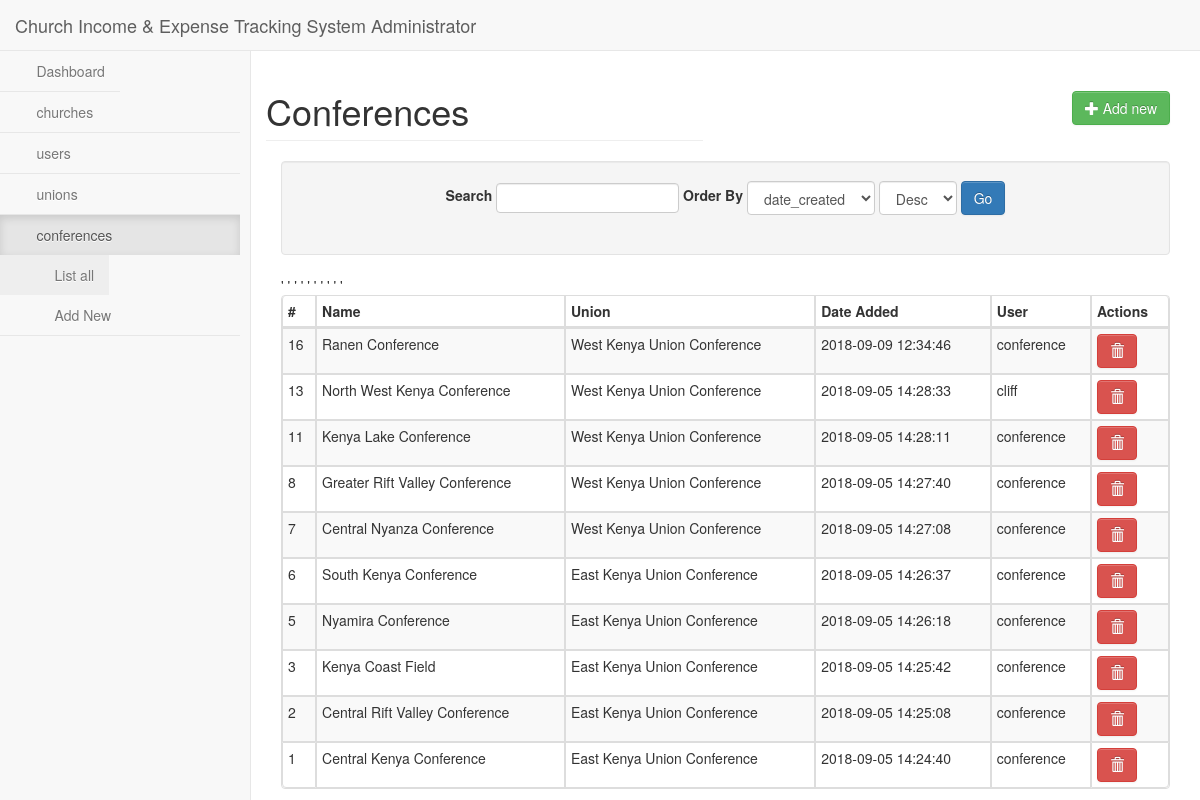
Screenshot of /coreadmin/conferences.php (signed in) with the database file from the repository.
### tables this page shows
CREATE TABLE `conference` (
  `id` int(11) NOT NULL AUTO_INCREMENT,
  `user_id` int(11) DEFAULT NULL,
  `conf_name` varchar(255) NOT NULL,
  `date_created` timestamp NOT NULL DEFAULT CURRENT_TIMESTAMP,
  `date_updated` timestamp NOT NULL DEFAULT CURRENT_TIMESTAMP ON UPDATE CURRENT_TIMESTAMP,
  `union_id` int(11) DEFAULT NULL,
  PRIMARY KEY (`id`),
  KEY `user_id` (`user_id`),
  KEY `union_id` (`union_id`),
  CONSTRAINT `conference_ibfk_1` FOREIGN KEY (`user_id`) REFERENCES `users` (`id`),
  CONSTRAINT `conference_ibfk_2` FOREIGN KEY (`union_id`) REFERENCES `union_mission` (`id`)
);

CREATE TABLE `union_mission` (
  `id` int(11) NOT NULL AUTO_INCREMENT,
  `union_name` varchar(255) NOT NULL,
  `date_created` timestamp NOT NULL DEFAULT CURRENT_TIMESTAMP,
  `date_updated` timestamp NOT NULL DEFAULT CURRENT_TIMESTAMP ON UPDATE CURRENT_TIMESTAMP,
  `user_id` int(11) DEFAULT NULL,
  PRIMARY KEY (`id`),
  KEY `user_id` (`user_id`),
  CONSTRAINT `union_mission_ibfk_1` FOREIGN KEY (`user_id`) REFERENCES `users` (`id`)
);

CREATE TABLE `users` (
  `id` int(25) NOT NULL AUTO_INCREMENT,
  `user_name` varchar(20) NOT NULL,
  `passwd` varchar(50) NOT NULL,
  `user_type` varchar(20) NOT NULL,
  `email` varchar(100) NOT NULL,
  `status` enum('Approved','Pending') NOT NULL DEFAULT 'Pending',
  `date_created` timestamp NOT NULL DEFAULT CURRENT_TIMESTAMP,
  PRIMARY KEY (`id`),
  UNIQUE KEY `user_name` (`user_name`),
  UNIQUE KEY `email` (`email`)
);

### coreadmin/lib/MysqliDb.php (called while the page is built, shortened)
<?php
class MysqliDb
{
    public static $prefix = '';
    protected $_mysqli;
    protected $_query;
    protected $_queryOptions = array();
    protected $_join = array();
    protected $_orderBy = array();
    protected $_groupBy = array();
    protected $host;
    protected $username;
    protected $password;
    protected $db;
    protected $port;
    protected $charset;
    public $returnType = 'array';
    protected $_nestJoin = false;
    private $_tableName = '';
    protected $_mapKey = null;
    public $pageLimit = 20;
    public function __construct($host = null, $username = null, $password = null, $db = null, $port = null, $charset = 'utf8')
    {
        $isSubQuery = false;
        if (is_object($host)) {
            $this->_mysqli = $host;
        } else {
            $this->host = $host;
        }
        $this->username = $username;
        $this->password = $password;
        $this->db = $db;
        $this->port = $port;
        $this->charset = $charset;
    }
    public function connect()
    {
        $this->_mysqli = new mysqli($this->host, $this->username, $this->password, $this->db, $this->port);
        if ($this->charset) {
            $this->_mysqli->set_charset($this->charset);
        }
    }
    public function mysqli()
    {
        return $this->_mysqli;
    }
    protected function reset()
    {
        $this->_join = array();
        $this->_orderBy = array();
        $this->_groupBy = array();
        $this->_query = null;
        $this->_queryOptions = array();
        $this->returnType = 'array';
        $this->_nestJoin = false;
        $this->_tableName = '';
        $this->_mapKey = null;
    }
    public function arrayBuilder()
    {
        $this->returnType = 'array';
        return $this;
    }
    public function setQueryOption($options)
    {
        $allowedOptions = Array('ALL', 'DISTINCT', 'DISTINCTROW', 'HIGH_PRIORITY', 'STRAIGHT_JOIN', 'SQL_SMALL_RESULT',
            'SQL_BIG_RESULT', 'SQL_BUFFER_RESULT', 'SQL_CACHE', 'SQL_NO_CACHE', 'SQL_CALC_FOUND_ROWS',
            'LOW_PRIORITY', 'IGNORE', 'QUICK', 'MYSQLI_NESTJOIN', 'FOR UPDATE', 'LOCK IN SHARE MODE');
        if (!is_array($options)) {
            $options = Array($options);
        }
        foreach ($options as $option) {
            $option = strtoupper($option);
            if ($option == 'MYSQLI_NESTJOIN') {
                $this->_nestJoin = true;
            } elseif ($option == 'FOR UPDATE') {
                $this->_forUpdate = true;
            } elseif ($option == 'LOCK IN SHARE MODE') {
                $this->_lockInShareMode = true;
            } else {
                $this->_queryOptions[] = $option;
            }
        }
        return $this;
    }
    public function withTotalCount()
    {
        return $this;
    }
    public function get($tableName, $numRows = null, $columns = '*')
    {
        $column = is_array($columns) ? implode(', ', $columns) : $columns;
        if (strpos($tableName, '.') === false) {
            $this->_tableName = self::$prefix . $tableName;
        } else {
            $this->_tableName = $tableName;
        }
        $this->_query = 'SELECT ' . implode(' ', $this->_queryOptions) . ' ' .
            $column . " FROM " . $this->_tableName;
        $stmt = $this->_buildQuery($numRows);
        $stmt->execute();
        $res = $this->_dynamicBindResults($stmt);
        return $res;
    }
    public function join($joinTable, $joinCondition, $joinType = '')
    {
        $joinType = strtoupper(trim($joinType));
        if (!is_object($joinTable)) {
            $joinTable = self::$prefix . $joinTable;
        }
        $this->_join[] = Array($joinType, $joinTable, $joinCondition);
        return $this;
    }
    public function orderBy($orderByField, $orderbyDirection = "DESC", $customFields = null)
    {
        $orderbyDirection = strtoupper(trim($orderbyDirection));
        $orderByField = preg_replace("/[^-a-z0-9\.\(\),_`\*\'\"]+/i", '', $orderByField);
        $orderByField = preg_replace('/(\`)([`a-zA-Z0-9_]*\.)/', '\1' . self::$prefix . '\2', $orderByField);
        $this->_orderBy[$orderByField] = $orderbyDirection;
        return $this;
    }
    protected function _buildPair($operator, $value)
    {
        if (!is_object($value)) {
            return ' ' . $operator . ' ? ';
        }
        $subQuery = $value->getSubQuery();
        return " " . $operator . " (" . $subQuery['query'] . ") " . $subQuery['alias'];
    }
    protected function _buildQuery($numRows = null, $tableData = null)
    {
        $stmt = $this->_prepareQuery();
        return $stmt;
    }
    protected function _dynamicBindResults(mysqli_stmt $stmt)
    {
        $parameters = array();
        $results = array();
        $mysqlLongType = 252;
        $shouldStoreResult = false;
        $meta = $stmt->result_metadata();
        $row = array();
        while ($field = $meta->fetch_field()) {
            if ($this->_nestJoin && $field->table != $this->_tableName) {
                $field->table = substr($field->table, strlen(self::$prefix));
                $row[$field->table][$field->name] = null;
                $parameters[] = & $row[$field->table][$field->name];
            } else {
                $row[$field->name] = null;
                $parameters[] = & $row[$field->name];
            }
        }
        call_user_func_array(array($stmt, 'bind_result'), $parameters);
        while ($stmt->fetch()) {
            if ($this->returnType == 'object') {
                $result = new stdClass ();
                foreach ($row as $key => $val) {
                    if (is_array($val)) {
                        $result->$key = new stdClass ();
                        foreach ($val as $k => $v) {
                            $result->$key->$k = $v;
                        }
                    } else {
                        $result->$key = $val;
                    }
                }
            } else {
                $result = array();
                foreach ($row as $key => $val) {
                    if (is_array($val)) {
                        foreach ($val as $k => $v) {
                            $result[$key][$k] = $v;
                        }
                    } else {
                        $result[$key] = $val;
                    }
                }
            }
            if ($this->_mapKey) {
                $results[$row[$this->_mapKey]] = count($row) > 2 ? $result : end($result);
            } else {
                array_push($results, $result);
            }
        }
        if (in_array('SQL_CALC_FOUND_ROWS', $this->_queryOptions)) {
            $stmt = $this->mysqli()->query('SELECT FOUND_ROWS()');
            $totalCount = $stmt->fetch_row();
            $this->totalCount = $totalCount[0];
        }
        return $results;
    }
    protected function _buildCondition($operator, &$conditions)
    {
        if (empty($conditions)) {
            return;
        }
        $this->_query .= ' ' . $operator;
        foreach ($conditions as $cond) {
            list ($concat, $varName, $operator, $val) = $cond;
            $this->_query .= " " . $concat . " " . $varName;
            switch (strtolower($operator)) {
                default:
                    if (is_array($val)) {
                        $this->_bindParams($val);
                    } elseif ($val === null) {
                        $this->_query .= ' ' . $operator . " NULL";
                    } elseif ($val != 'DBNULL' || $val == '0') {
                        $this->_query .= $this->_buildPair($operator, $val);
                    }
            }
        }
    }
    protected function _buildGroupBy()
    {
        if (empty($this->_groupBy)) {
            return;
        }
        $this->_query .= " GROUP BY ";
        $this->_query = rtrim($this->_query, ', ') . " ";
    }
    protected function _buildOrderBy()
    {
        if (empty($this->_orderBy)) {
            return;
        }
        $this->_query .= " ORDER BY ";
        foreach ($this->_orderBy as $prop => $value) {
            if (strtolower(str_replace(" ", "", $prop)) == 'rand()') {
                $this->_query .= "rand(), ";
            } else {
                $this->_query .= $prop . " " . $value . ", ";
            }
        }
        $this->_query = rtrim($this->_query, ', ') . " ";
    }
    protected function _buildLimit($numRows)
    {
        if (!isset($numRows)) {
            return;
        }
        if (is_array($numRows)) {
            $this->_query .= ' LIMIT ' . (int) $numRows[0] . ', ' . (int) $numRows[1];
        } else {
            $this->_query .= ' LIMIT ' . (int) $numRows;
        }
    }
    protected function _prepareQuery()
    {
        if (!$stmt = $this->mysqli()->prepare($this->_query)) {
            $msg = $this->mysqli()->error . " query: " . $this->_query;
            $num = $this->mysqli()->errno;
            $this->reset();
            throw new Exception($msg, $num);
        }
        return $stmt;
    }
    protected function replacePlaceHolders($str, $vals)
    {
        $i = 1;
        $newStr = "";
        while ($pos = strpos($str, "?")) {
            $val = $vals[$i++];
            $newStr .= substr($str, 0, $pos) . "'" . $val . "'";
            $str = substr($str, $pos + 1);
        }
        $newStr .= $str;
        return $newStr;
    }
    public function paginate ($table, $page, $fields = null) {
        $offset = $this->pageLimit * ($page - 1);
        $res = $this->withTotalCount()->get ($table, Array ($offset, $this->pageLimit), $fields);
        return $res;
    }
    protected function _buildJoin () {
        if (empty ($this->_join))
            return;
        foreach ($this->_join as $data) {
            list ($joinType,  $joinTable, $joinCondition) = $data;
            if (is_object ($joinTable))
                $joinStr = $this->_buildPair ("", $joinTable);
            else
                $joinStr = $joinTable;
            $this->_query .= " " . $joinType. " JOIN " . $joinStr ." on " . $joinCondition;
        }
    }
}

### coreadmin/config/config.php (called while the page is built, shortened)
<?php
require_once BASE_PATH.'/lib/MysqliDb.php';
function getDbInstance()
{
	return new MysqliDb(DB_HOST,DB_USER,DB_PASSWORD,DB_NAME);
}

### coreadmin/conferences.php (the view, shortened to what this page needs)
<?php
require_once './config/config.php';
$search_string = filter_input(INPUT_GET, 'search_string');
$filter_col = filter_input(INPUT_GET, 'filter_col');
$order_by = filter_input(INPUT_GET, 'order_by');
$page = filter_input(INPUT_GET, 'page');
$pagelimit = 10;
if (!$page) {
    $page = 1;
}
if (!$filter_col) {
    $filter_col = "date_created";
}
if (!$order_by) {
    $order_by = "Desc";
}
$db = getDbInstance();
$db->join("users u", "c.user_id=u.id", "LEFT");
$db->join("union_mission m", "c.union_id=m.id", "LEFT");
$select = array('u.user_name','c.id','m.union_name','c.conf_name','c.date_created');
if ($order_by)
{
    $db->orderBy($filter_col, $order_by);
}
$db->pageLimit = $pagelimit;
$conf = $db->arraybuilder()->paginate("conference c", $page, $select);
foreach ($conf as $value) {
    foreach ($value as $col_name => $col_value) {
        $filter_options[$col_name] = $col_name;
    }
    break;
}
?>
<?php include_once './includes/header.php'; ?>
<div id="page-wrapper">
    <div class="row">
        <div class="col-lg-6">
            <h1 class="page-header">Conferences</h1>
        </div>
        <div class="col-lg-6" style="">
            <div class="page-action-links text-right">
	            <a href="add_conference.php?operation=create">
	            	<button class="btn btn-success"><span class="glyphicon glyphicon-plus"></span> Add new </button>
	            </a>
            </div>
        </div>
    </div>
    <div class="well text-center filter-form">
        <form class="form form-inline" action="">
            <label for="input_search">Search</label>
            <input type="text" style="height:30px" class="form-control" title="search by name" data-toggle="tooltip" id="input_search" name="search_string" value="<?php echo $search_string; ?>">
            <label for ="input_order">Order By</label>
            <select name="filter_col"  title="order by name,email,conference,union,status" data-toggle="tooltip" class="form-control">
                <?php
                foreach ($filter_options as $option) {
                    ($filter_col === $option) ? $selected = "selected" : $selected = "";
                    echo ' <option value="' . $option . '" ' . $selected . '>' . $option . '</option>';
                }
                ?>
            </select>
            <select name="order_by" title="order asc or desc" data-toggle="tooltip" class="form-control" id="input_order">
                <option value="Desc" <?php
                if ($order_by == 'Desc') {
                    echo "selected";
                }
                ?>>Desc</option>
            </select>
            <input type="submit" value="Go" class="btn btn-primary">
        </form>
    </div>
    <table class="table table-bordered table-striped table-condensed">
        <thead>
         <tr> <th class="header">#</th>
             <th>Name</th>
             <th>Union</th>
              <th>Date Added</th>
               <th>User</th>
              <th>Actions</th>
         </tr>
        </thead>
        <tbody id="conf_data">
          <?php foreach ($conf as $row) : ?>
                <tr>
                  <td><?php echo $row['id']; ?></td>
	                <td data-name="conf_name" class="name" data-type="text" data-pk="<?php echo $row['id'] ?>"><?php echo $row['conf_name'] ?></td>
                  <td data-name="union_id" class="union_id" id="union" data-type="select" data-pk="<?php echo $row['id'] ?>"><?php echo htmlspecialchars($row['union_name']) ?></td>'
	                <td data-name="date" class="date" data-type="date" data-pk="<?php echo $row['id'] ?>"><?php echo htmlspecialchars($row['date_created']); ?></td>
                  <td data-name="user_id" id="user" class="user" data-original-title="Select User" data-type="select" data-pk="<?php echo $row['id'] ?>"><?php echo htmlspecialchars($row['user_name']) ?></td>
	                   <td>
				<a href=""  class="btn btn-danger delete_conf delete_btn" name="delete_conf" id="<?php echo $row['id'] ?>" style="margin-right: 8px;"><span class="glyphicon glyphicon-trash"></span></td>
				</tr>
           <?php endforeach; ?>
        </tbody>
       </table>
</div>
<?php include_once './includes/footer.php'; ?>

### coreadmin/css/sb-admin-2.css (style rules this page uses)
body { background-color: #f8f8f8; }
#page-wrapper { padding: 0 15px; min-height: 568px; background-color: white; }
@media (min-width: 768px) { #page-wrapper { position: inherit; margin: 0 0 0 250px; padding: 0 30px; border-left: 1px solid #e7e7e7; } }
.page-action-links { margin:40px 0px 20px 0px; }

### rows the page displays
conference: id "16", conf_name "Ranen Conference", union.union_name "West Kenya Union Conference", date_created "2018-09-09 12:34:46", user.user_name "conference"
conference: id "13", conf_name "North West Kenya Conference", union.union_name "West Kenya Union Conference", date_created "2018-09-05 14:28:33", user.user_name "cliff"
conference: id "11", conf_name "Kenya Lake Conference", union.union_name "West Kenya Union Conference", date_created "2018-09-05 14:28:11", user.user_name "conference"
conference: id "8", conf_name "Greater Rift Valley Conference", union.union_name "West Kenya Union Conference", date_created "2018-09-05 14:27:40", user.user_name "conference"
conference: id "7", conf_name "Central Nyanza Conference", union.union_name "West Kenya Union Conference", date_created "2018-09-05 14:27:08", user.user_name "conference"
conference: id "6", conf_name "South Kenya Conference", union.union_name "East Kenya Union Conference", date_created "2018-09-05 14:26:37", user.user_name "conference"
conference: id "5", conf_name "Nyamira Conference", union.union_name "East Kenya Union Conference", date_created "2018-09-05 14:26:18", user.user_name "conference"
conference: id "3", conf_name "Kenya Coast Field", union.union_name "East Kenya Union Conference", date_created "2018-09-05 14:25:42", user.user_name "conference"
conference: id "2", conf_name "Central Rift Valley Conference", union.union_name "East Kenya Union Conference", date_created "2018-09-05 14:25:08", user.user_name "conference"
conference: id "1", conf_name "Central Kenya Conference", union.union_name "East Kenya Union Conference", date_created "2018-09-05 14:24:40", user.user_name "conference"

### other values shown
form field filter_col "date_created"
